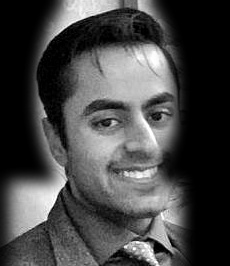
#> input picture source-photo.jpg, 230 x 266 px, found by its file name
$ python build_ascii.py
#> lines starting #> are read from the running program, lines starting #| are printed output that depends on the picture
#!/usr/bin/env python3
"""Photo -> animated ASCII-portrait SVG.

Pipeline: grayscale -> auto-exposure -> brightness/contrast -> resample to
COLS wide -> map each cell onto a 10-level glyph ramp -> emit one monospaced
<text> row per line, each pinned with textLength so the grid can never
overflow the viewBox on a machine whose "monospace" is wider than mine.

    python scripts/build_ascii.py            # -> portrait.svg
    python scripts/build_ascii.py out.svg    # custom output path

Tune via the CONFIG block. Preview the raw grid in a terminal with:

    python -c "import sys; sys.path.insert(0,'scripts'); import build_ascii as b; \
               print('\\n'.join(b.to_rows('source-photo.jpg')))"
"""
import os
import sys

from PIL import Image, ImageEnhance, ImageFilter, ImageOps

sys.path.insert(0, os.path.dirname(os.path.abspath(__file__)))
import theme

# ============================== CONFIG ==============================
SRC         = "source-photo.jpg"   # cropped-tight, background-removed face
COLS        = 108                  # detail vs. file size; below ~80 a face stops reading
CONTRAST    = 1.6                  # THE knob: ramp is only 10 levels, so push until features separate
BRIGHTNESS  = 0.86                 # >1 lighter (raise for dark photos)
INVERT      = False                # True if the subject is light-on-dark
AUTOCONTRAST = True                # normalize exposure before the manual knobs
SHARPEN     = 140                  # unsharp-mask % after downscale; crisps eyes/nose/mouth (0 = off)
CHAR_ASPECT = 0.50                 # monospace cell width/height; corrects vertical squash
RAMP        = " .:-=+*#%@"         # exactly 10 levels, dark -> dense
FONT_SIZE   = 11                   # px; textLength still pins the true width
# ====================================================================

CELL_W = FONT_SIZE * 0.60          # nominal glyph advance
LINE_H = CELL_W / CHAR_ASPECT      # row pitch that keeps the face un-stretched
PAD    = 22

assert len(RAMP) == 10, "RAMP must stay 10 levels (see CONTRAST note)"


def to_rows(path=SRC):
    """Return the ASCII portrait as a list of equal-length strings (one per row)."""
#> called with path = 'source-photo.jpg'
    img = Image.open(path).convert("L")
    if AUTOCONTRAST:
        img = ImageOps.autocontrast(img, cutoff=1)
    w, h = img.size
#> w = 230; h = 266
    rows = max(1, round(COLS * (h / w) * CHAR_ASPECT))
#> rows = 62
    img = img.resize((COLS, rows), Image.LANCZOS)
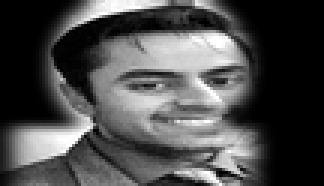
#> img: PIL image 108x62 L (shown 3 times larger); min 0, max 255, mean 75.6
    if SHARPEN:
        img = img.filter(ImageFilter.UnsharpMask(radius=1.5, percent=SHARPEN, threshold=1))
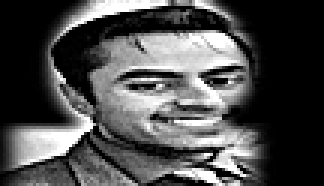
#> img: PIL image 108x62 L (shown 3 times larger); min 0, max 255, mean 76.2
    img = ImageEnhance.Brightness(img).enhance(BRIGHTNESS)
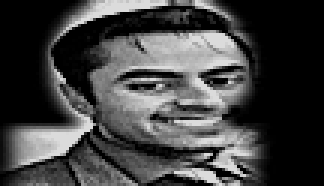
#> img: PIL image 108x62 L (shown 3 times larger); min 0, max 219, mean 65.2
    img = ImageEnhance.Contrast(img).enhance(CONTRAST)
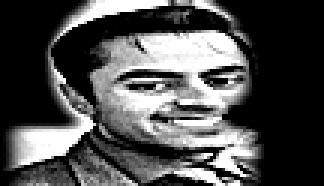
#> img: PIL image 108x62 L (shown 3 times larger); min 0, max 255, mean 78
    ramp = RAMP[::-1] if INVERT else RAMP
    top = len(ramp) - 1
    px = img.load()
    return [
        "".join(ramp[round(px[x, y] / 255 * top)] for x in range(COLS))
        for y in range(rows)
    ]


def _esc(s):
    return s.replace("&", "&amp;").replace("<", "&lt;").replace(">", "&gt;")


def to_svg(rows):
    """Wrap the character grid in a self-contained, declaratively animated SVG."""
    textlen = COLS * CELL_W
    W = round(textlen + 2 * PAD)
    H = round(len(rows) * LINE_H + 2 * PAD)
    stagger = 0.9 / max(1, len(rows))

    body = []
    for i, row in enumerate(rows):
        y = round(PAD + (i + 0.85) * LINE_H, 2)
        delay = round(i * stagger, 3)
        # textLength + lengthAdjust="spacingAndGlyphs" is load-bearing: it pins
        # every row to the same rendered width so a wider "monospace" cannot
        # push the right edge of the face past the viewBox.
        body.append(
            f'<text class="r" x="{PAD}" y="{y}" textLength="{textlen:.2f}" '
            f'lengthAdjust="spacingAndGlyphs" style="animation-delay:{delay}s" '
            f'xml:space="preserve">{_esc(row)}</text>'
        )

    scan_h = round(2.2 * LINE_H, 1)
    return f'''<svg xmlns="http://www.w3.org/2000/svg" viewBox="0 0 {W} {H}" width="{W}" height="{H}" role="img" aria-label="Animated ASCII-art portrait">
  <defs>
    <linearGradient id="ink" x1="0" y1="0" x2="0" y2="1">
      <stop offset="0" stop-color="{theme.ACCENT2}"/>
      <stop offset="1" stop-color="{theme.ACCENT}"/>
    </linearGradient>
    <clipPath id="card"><rect x="0" y="0" width="{W}" height="{H}" rx="{theme.RADIUS}"/></clipPath>
  </defs>
  <style>
    /* Rows are ALWAYS visible (opacity never animates); the intro only slides
       them, so a static rasterization or a frozen first frame still shows the
       whole face instead of a blank card. */
    .r {{ font-family:{theme.MONO}; font-size:{FONT_SIZE}px; fill:url(#ink);
          opacity:.96; animation:reveal .55s ease-out both; }}
    .scan {{ opacity:.10; animation:scan 5.5s ease-in-out infinite; }}
    @keyframes reveal {{ from {{ transform:translateY(4px); }} to {{ transform:translateY(0); }} }}
    @keyframes scan   {{ 0% {{ transform:translateY(-6%); }} 50% {{ transform:translateY(102%); }} 100% {{ transform:translateY(-6%); }} }}
    @media (prefers-reduced-motion: reduce) {{
      .r    {{ animation:none; transform:none; }}
      .scan {{ display:none; }}
    }}
  </style>
  <g clip-path="url(#card)">
    <rect width="{W}" height="{H}" fill="{theme.BG}"/>
    <g>
{chr(10).join("      " + b for b in body)}
    </g>
    <rect class="scan" x="0" y="0" width="{W}" height="{scan_h}" fill="{theme.ACCENT}"/>
  </g>
  <rect x="0.5" y="0.5" width="{W - 1}" height="{H - 1}" rx="{theme.RADIUS}" fill="none" stroke="{theme.STROKE}"/>
</svg>
'''


if __name__ == "__main__":
    out = sys.argv[1] if len(sys.argv) > 1 else "portrait.svg"
    grid = to_rows(SRC)
#> grid = 62 items
    with open(out, "w", encoding="utf-8") as f:
        f.write(to_svg(grid))
#> in to_svg, `H = round(len(rows) * LINE_H + 2 * PAD)`: H = 862
#> in to_svg, `stagger = 0.9 / max(1, len(rows))`: stagger = 0.0145
#> the loop in to_svg, `for i, row in enumerate(rows):` made 62 passes
#> (y, delay) on passes 1 to 12: (33.22, 0), (46.42, 0.015), (59.62, 0.029), (72.82, 0.044), (86.02, 0.058), (99.22, 0.073), (112.4, 0.087), (125.6, 0.102), (138.8, 0.116), (152, 0.131), (165.2, 0.145), (178.4, 0.16)
#> after the loop in to_svg, `for i, row in enumerate(rows):`: body = 62 items
    print(f"wrote {out}  ({COLS}x{len(grid)} chars, contrast={CONTRAST}, invert={INVERT})")
#| wrote portrait.svg  (108x62 chars, contrast=1.6, invert=False)
